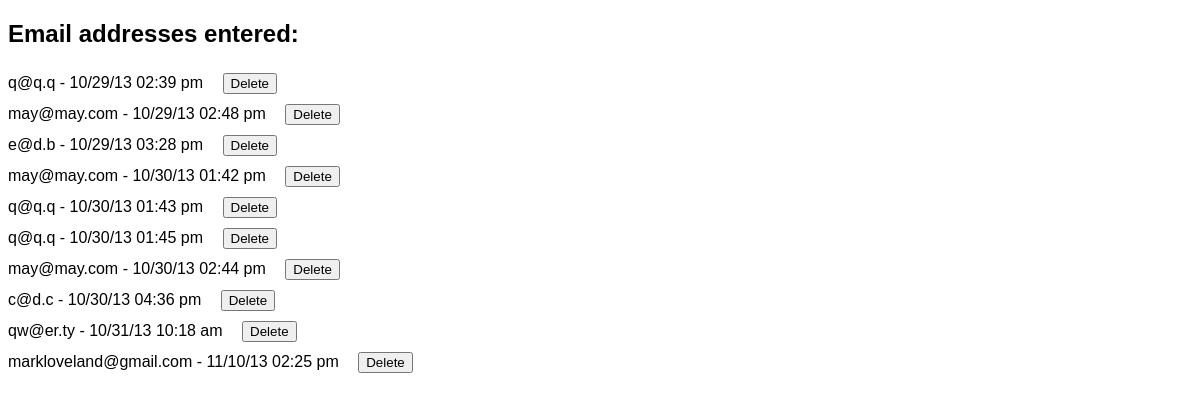
Screenshot of /basic_email_form/success.php with the database file from the repository.
### tables this page shows
CREATE TABLE `users` (
  `id` int(11) NOT NULL AUTO_INCREMENT,
  `first_name` varchar(255) DEFAULT NULL,
  `last_name` varchar(255) DEFAULT NULL,
  `username` varchar(255) DEFAULT NULL,
  `password` varchar(255) DEFAULT NULL,
  `email` varchar(255) DEFAULT NULL,
  `birthdate` date DEFAULT NULL,
  `created_at` datetime DEFAULT NULL,
  `updated_at` datetime DEFAULT NULL,
  PRIMARY KEY (`id`)
);

### basic_email_form/connection.php (called while the page is built, shortened)
<?php
	function fetch_all($query)
	{
	 $data = array();
	 $result = mysql_query($query);
	 while($row = mysql_fetch_assoc($result))
	 {
	  $data[] = $row;
	 }
	 return $data;
	}
?>

### basic_email_form/success.php (the view, shortened to what this page needs)
<?php
	require("connection.php");
?>
<!doctype html>
<html lang="en">
	<head>
		<link rel="stylesheet" href="email_form.css">
	</head>
	<body>
<?php
		echo "<h2>Email addresses entered:</h2>";
		$query = "SELECT * FROM users";
		$users = fetch_all($query);
		foreach ($users as $user)
		{
?>
		<form action='process.php' method='post'>
<?php
			echo "<form action='process.php' method='post'>" . $user['email'] . " - " .
					date('m/d/y h:i a', strtotime($user['created_at']));
?>
			<input type='submit'
				onclick="return confirm('Are you sure you want to delete this email address (<?php echo $user['email']?>)?')"
				name='delete-submit' class='delete' value='Delete'>
			<br>
			</form>
<?php
		}
?>
	</body>
</html>

### basic_email_form/email_form.css (style rules this page uses)
* { font-family: sans-serif; }
input.delete { margin: 5px 15px; }

### rows the page displays
users: email "q@q.q", created_at "10/29/13 02:39 pm"
users: email "may@may.com", created_at "10/29/13 02:48 pm"
users: email "e@d.b", created_at "10/29/13 03:28 pm"
users: email "may@may.com", created_at "10/30/13 01:42 pm"
users: email "q@q.q", created_at "10/30/13 01:43 pm"
users: email "q@q.q", created_at "10/30/13 01:45 pm"
users: email "may@may.com", created_at "10/30/13 02:44 pm"
users: email "c@d.c", created_at "10/30/13 04:36 pm"
users: email "qw@er.ty", created_at "10/31/13 10:18 am"
users: email "markloveland@gmail.com", created_at "11/10/13 02:25 pm"
